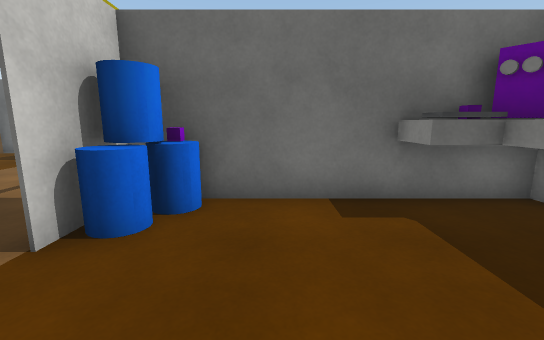
View 1 (above)

16 first-person views from a walk through a 3-D level made in the Unity game engine. The camera is 1.3 m above the floor, tilts 10° down and sees 90° across. The floor is counted in squares, 1 m on a side. Each view is taken from the middle of a square. On the plan, view 1 faces up. The plan holds only what a view shows up to about 13 squares ahead; the rest is blank. The player character is not drawn. Door leaves are left out, so doorways stand open. Surface patterns are stand-ins for the level's own textures.

View 2
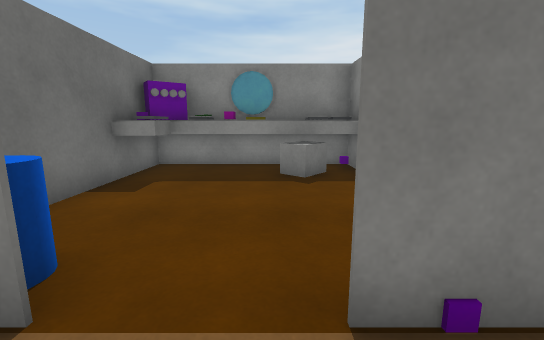

View 3
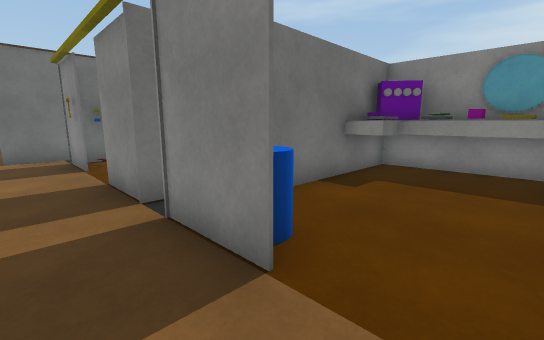

View 4
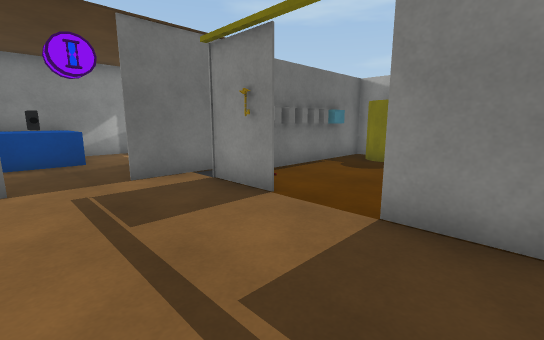

View 5
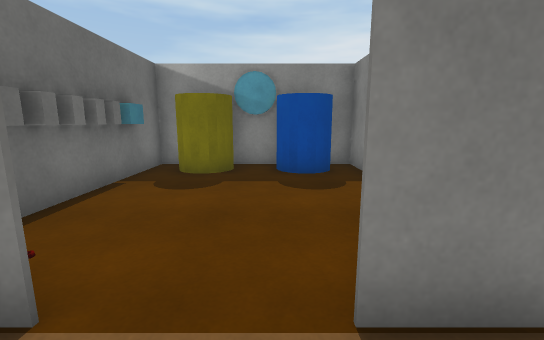

View 6
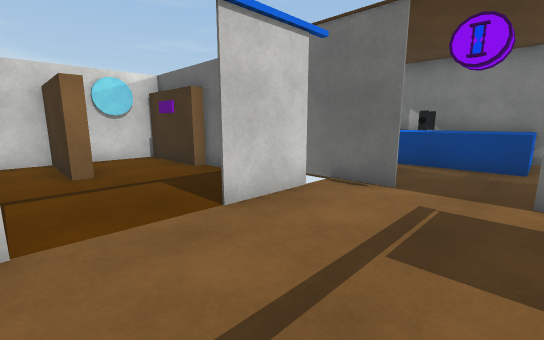

View 7
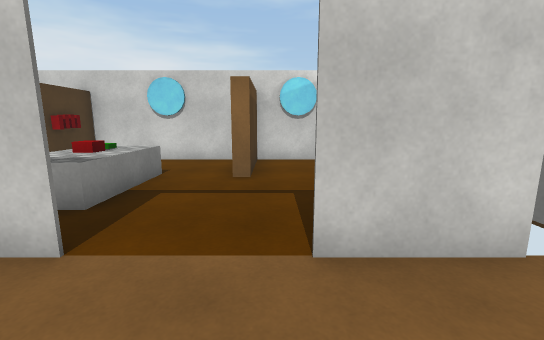

View 8
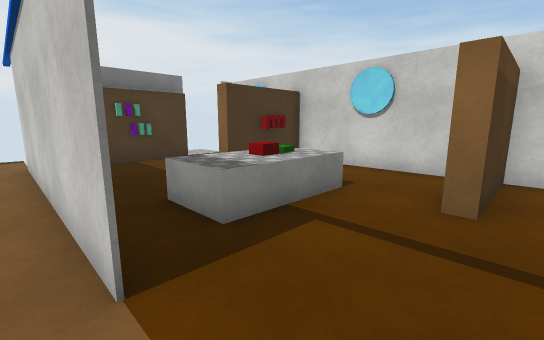

View 9
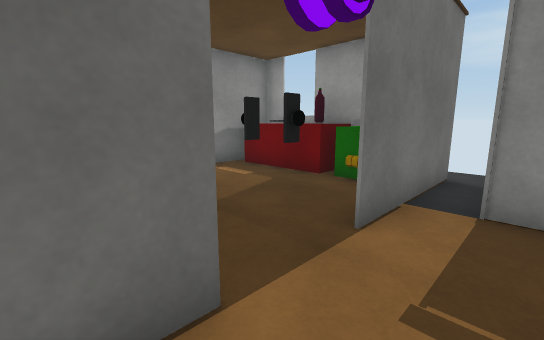

View 10
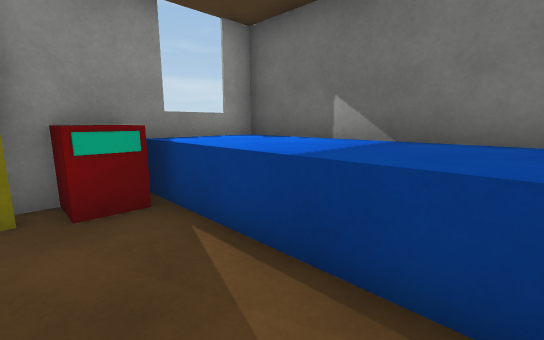

View 11
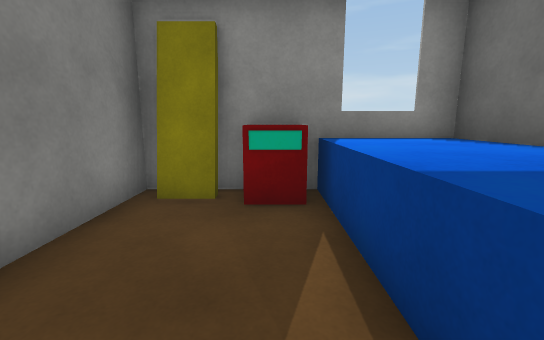

View 12
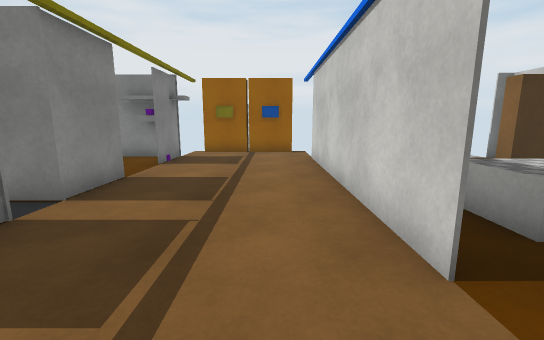

View 13
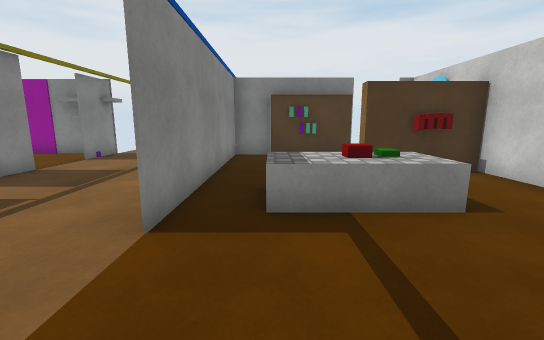

View 14
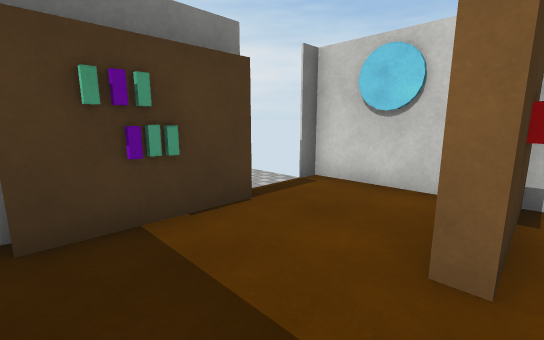

View 15
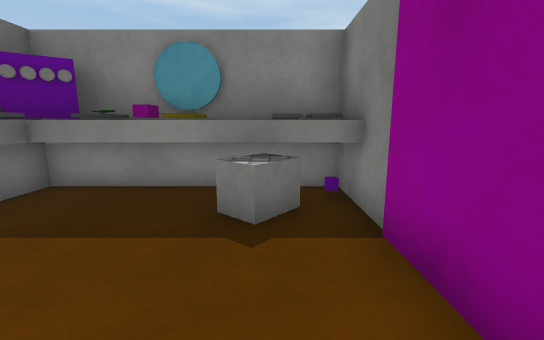

View 16
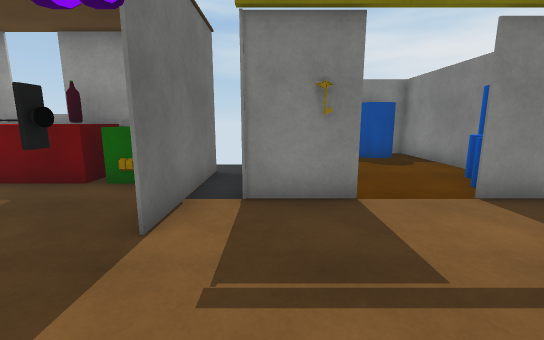

### Floor plan
Key: @ floor where view 1 was taken; # wall or solid block; x gap in a wall; . floor; D open door; ^ raised ledge; B blue barrel; L locker; C block; Y yellow cylinder; I disc; U blue cylinder; R red block; E desk; O other object.
Columns run from 15 left of view 1 to 5 right of it. Each row starts with its distance up from view 1.
 19      ###########
 18      ^^^^^^^..E#
 17      ^^^^^^^..EE
 16      ^^^^^^^..EE
 15      OO.......O#
 14      #........OO
 13      #.###D###O#
 12     ### .#DD.... ###
 11 #####..#.....O CC.C##
 10 #......#.....#....YY#
  9 #......D....DD....YI#
  8 ####...DD...DD....UI#
  7 #......x.....B....UU#
  6 #..^^^^#..... BB ..##
  5 #..^OR^#......#######
  4 #..   .#.....BO..^OL#
  3 #OOO...#.....B....^O#
  2 #......#....DD....^C#
  1 #......#....DD....C^#
  0 #......#.....#.@.CC^#
 -1 ##.#####.....#####^^#
 -2         .....
 -3         OOOOO
 -4         OOO

Where each view was taken, in squares from view 1:
view 1: 0 up, 0 right, facing up
view 2: 1 up, 4 left, facing right
view 3: 1 up, 4 left, facing up-right
view 4: 6 up, 6 left, facing up-right
view 5: 8 up, 4 left, facing right
view 6: 7 up, 4 left, facing up-left
view 7: 9 up, 5 left, facing left
view 8: 9 up, 7 left, facing down-left
view 9: 11 up, 7 left, facing up-right
view 10: 14 up, 5 left, facing up-left
view 11: 15 up, 5 left, facing left
view 12: 9 up, 6 left, facing down
view 13: 10 up, 9 left, facing down
view 14: 3 up, 9 left, facing down-left
view 15: 0 up, 1 left, facing right
view 16: 11 up, 7 left, facing right
